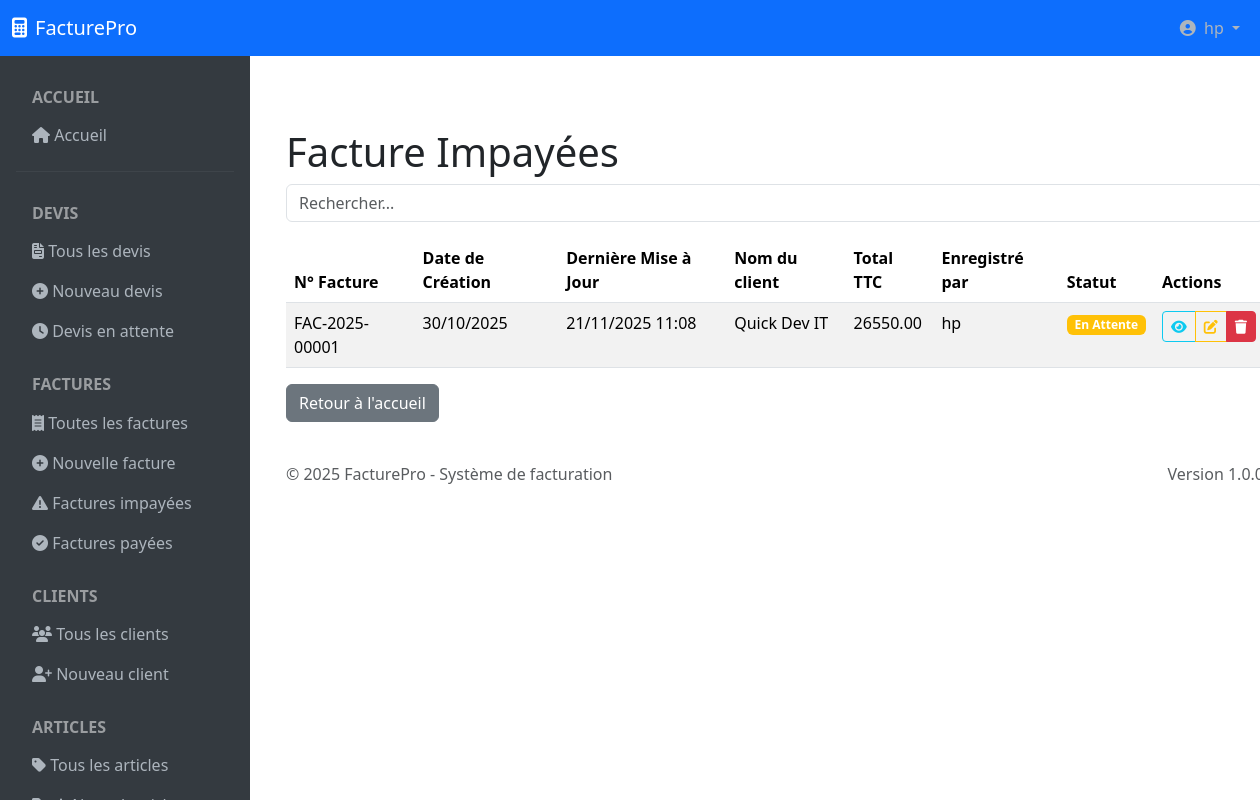
/facture/impayees/ (signed in), run on the app's committed database.
### register/models.py (models this page shows)
class User(AbstractUser):
    bio = models.TextField(blank=True, null=True)
    profile_photo = models.ImageField(verbose_name= 'Photo de profil' )

### facture/models.py (models this page shows, shortened)
class Facturation(models.Model):
    STATUT_PAYE = 1
    STATUT_EN_ATTENTE = 2
    STATUT_ANNULE = 3
    STATUT_CHOICES = (
        (STATUT_PAYE, 'Payé'),
        (STATUT_EN_ATTENTE, 'En Attente'),
        (STATUT_ANNULE, 'Annulée'),
    )
    client = models.ForeignKey(Client, on_delete=models.PROTECT)
    devis_origine = models.OneToOneField(
        Devis,
        on_delete=models.PROTECT,
        null=True,  # Changé pour permettre None temporairement
        blank=True,
        related_name='facture_generee'
    )
    save_by = models.ForeignKey(settings.AUTH_USER_MODEL, on_delete=models.PROTECT, related_name='factures')
    montant_accompte = models.DecimalField(
        max_digits=12,
        decimal_places=2,
        default=0.00,
        validators=[MinValueValidator(0)]
    )
    date_creation = models.DateTimeField(auto_now_add=True)
    statut = models.IntegerField(choices=STATUT_CHOICES, default=STATUT_EN_ATTENTE)
    numero = models.CharField(max_length=50, unique=True)
    last_update = models.DateTimeField(default=timezone.now)
    commentaire = models.TextField(null=True, blank=True, help_text="Entrer un commentaire sur la facture")
    net_a_payer = models.DecimalField(max_digits=12, decimal_places=2, default=0.00)
    taux_tva = models.DecimalField(
        max_digits=5,
        decimal_places=2,
        null=True,
        blank=True,
        default=Decimal('18.00')
    )
    total_tva = models.DecimalField(max_digits=12, decimal_places=2, default=0.00)
    total_net_ht = models.DecimalField(max_digits=12, decimal_places=2, default=0.00)
    total_ttc = models.DecimalField(max_digits=12, decimal_places=2, default=0.00)
    produits = models.ManyToManyField('Produit', through='ProduitFacturation', related_name='factures')
    services = models.ManyToManyField('Service', through='ServiceFacturation', related_name='factures')
    class Meta:
        indexes = [
            models.Index(fields=['numero']),
            models.Index(fields=['date_creation']),
            models.Index(fields=['statut']),
            models.Index(fields=['client', 'statut']),
            models.Index(fields=['-date_creation']),
        ]
        verbose_name = "Facture"
        verbose_name_plural = "Factures"

class Client(models.Model):
    TYPE_INDIVIDU = 'INDIVIDU'
    TYPE_ENTREPRISE = 'ENTREPRISE'
    TYPE_CHOICES = (
        (TYPE_INDIVIDU, 'Individu'),
        (TYPE_ENTREPRISE, 'Entreprise'),
    )
    SEXE_MASCULIN = 'Masculin'
    SEXE_FEMININ = 'Feminin'
    SEXE_CHOICES = (
        (SEXE_MASCULIN, 'Masculin'),
        (SEXE_FEMININ, 'Féminin'),
    )
    client_type = models.CharField(max_length=20, choices=TYPE_CHOICES, default=TYPE_INDIVIDU)
    nom = models.CharField(max_length=100)
    email = models.EmailField(max_length=150,unique=True)
    telephone = models.CharField(max_length=50, blank=True)
    adresse = models.TextField()
    ville = models.CharField(max_length=50, blank=True)
    sexe = models.CharField(max_length=15, choices=SEXE_CHOICES, blank=True)
    company_id_number = models.CharField(max_length=45, blank=True)
    company_iban = EncryptedCharField(max_length=34, blank=True)
    company_bic = EncryptedCharField(max_length=20, blank=True)
    date_creation = models.DateTimeField(auto_now_add=True)
    save_by = models.ForeignKey(settings.AUTH_USER_MODEL, on_delete=models.PROTECT, related_name='clients')
    class Meta:
        indexes = [
            models.Index(fields=['email']),
            models.Index(fields=['telephone']),
            models.Index(fields=['client_type']),
            models.Index(fields=['date_creation']),
        ]

### facture/views.py (the view)
# urls.py: path('facture/impayees/', views.facture_list_impayee, name= 'liste-impaye'),
@login_required
def facture_list_impayee(request):
    factures = Facturation.objects.filter(
        statut__in=[Facturation.STATUT_EN_ATTENTE,Facturation.STATUT_ANNULE]
    ).select_related('client','save_by').order_by('-date_creation')
    context = {
        'factures': factures,
        'titre':'Factures impayées',
        'statuts': Facturation.STATUT_CHOICES
    }
    return render(request,'facture/facture_impaye.html',context)

### facture/templates/facture/facture_impaye.html (shortened to what this page needs)
{% extends 'facture/base.html' %}
{% block content %}
<div class="container mt-5">
    <h1>Facture Impayées</h1>
    <div class="form-group mb-3">
        <input id="search" class="form-control" type="text" placeholder="Rechercher...">
    </div>
    <div class="table-responsive">
        <table class="table table-striped" id="devisTable">
            <thead>
                <tr>
                    <th scope="col">N° Facture</th>
                    <th scope="col">Date de Création</th>
                    <th scope="col">Dernière Mise à Jour</th>
                    <th scope="col">Nom du client</th>
                    <th scope="col">Total TTC</th>
                    <th scope="col">Enregistré par</th>
                    <th scope="col">Statut</th>
                    <th scope="col">Actions</th>
                </tr>
            </thead>
            <tbody>
                {% for facture in factures %}
                    <tr>
                        <td scope="row">{{ facture.numero }}</td>
                        <td>{{ facture.date_creation|date:"d/m/Y" }}</td>
                        <td>{{ facture.last_update|date:"d/m/Y H:i" }}</td>
                        <td>{{ facture.client.nom }}</td>
                        <td>{{ facture.total_ttc }}</td>
                        <td>{{ facture.save_by.username }}</td>
                        <td>
                                <span class="badge bg-warning">{{ facture.get_statut_display }}</span>
                        </td>
                        <td class="text-center">
                            <div class="btn-group" role="group">
                                <a href="{% url 'document-detail' document_type='facture' document_id=facture.id %}" class="btn btn-sm btn-outline-info" title="Voir détails">
                                    <i class="fas fa-eye"></i>
                                </a>
                                <a href="{% url 'modifier-facture' facture_id=facture.id %}" class="btn btn-sm btn-outline-warning" title="Modofier">
                                    <i class="fas fa-edit"></i>
                                </a>
                                 <button type="button" class="btn btn-danger btn-sm btn-devis-sup"
                                    data-bs-toggle="modal" data-bs-target="#supprimer"
                                    data-id="{{ facture.id }}"
                                    data-client="{{ facture.client.nom }}" title="Supprimer">
                                    <i class="fas fa-trash"></i>
                                </button>
                            </div>
                        </td>
                    </tr>
                {% endfor %}
            </tbody>
        </table>
    </div>
    <a href="{% url 'home' %}" class="btn btn-secondary">Retour à l'accueil</a>
</div>
{% endblock %}

### facture/templates/facture/base.html (shortened to what this page needs)
<!DOCTYPE html>
<html lang="fr">
<head>
    <link href="https://cdnjs.cloudflare.com/ajax/libs/bootstrap/5.3.2/css/bootstrap.min.css" rel="stylesheet">
    <link href="https://cdnjs.cloudflare.com/ajax/libs/font-awesome/6.4.0/css/all.min.css" rel="stylesheet">
</head>
<body>
    <nav class="navbar navbar-expand-lg navbar-dark bg-primary fixed-top" style="z-index: 1000;">
        <div class="container-fluid">
            <a class="navbar-brand" href="{% url 'home' %}">
                <i class="fas fa-calculator me-2"></i>FacturePro
            </a>
            <div class="navbar-nav ms-auto">
                <div class="nav-item dropdown">
                    <a class="nav-link dropdown-toggle" href="#" role="button" data-bs-toggle="dropdown">
                        <i class="fas fa-user-circle me-1"></i>
                        {{ user.get_full_name|default:user.username|default:"Utilisateur" }}
                    </a>
                </div>
            </div>
        </div>
    </nav>
    <div class="container-fluid" style="margin-top: 56px;">
        <div class="row">
            <nav class="col-lg-2 sidebar p-3" id="sidebar">
                <div class="nav flex-column">
                     <h6 class="text-uppercase text-white-50 fw-bold px-3 mt-3 mb-2">Accueil</h6>
                    <a class="nav-link" href="{% url 'home' %}"><i class="fas fa-home"></i> Accueil</a>
                     <hr class="my-3" style="border-color: rgba(255,255,255,0.2);">
                    <h6 class="text-uppercase text-white-50 fw-bold px-3 mt-3 mb-2">Devis</h6>
                    <a class="nav-link" href="{% url 'liste-devis' %}"><i class="fas fa-file-invoice"></i> Tous les devis</a>
                    <a class="nav-link" href="{% url 'create-devis' %}"><i class="fas fa-plus-circle"></i> Nouveau devis</a>
                    <a class="nav-link" href="{% url 'liste-attente' %}"><i class="fas fa-clock"></i> Devis en attente</a>
                    <h6 class="text-uppercase text-white-50 fw-bold px-3 mt-4 mb-2">Factures</h6>
                    <a class="nav-link" href="{% url 'liste-facture' %}"><i class="fas fa-receipt"></i> Toutes les factures</a>
                    <a class="nav-link" href="{% url 'create-facture' %}"><i class="fas fa-plus-circle"></i> Nouvelle facture</a>
                    <a class="nav-link" href="{% url 'liste-impaye' %}"><i class="fas fa-exclamation-triangle"></i> Factures impayées</a>
                    <a class="nav-link" href="{% url 'liste-paye' %}"><i class="fas fa-check-circle"></i> Factures payées</a>
                    <h6 class="text-uppercase text-white-50 fw-bold px-3 mt-4 mb-2">Clients</h6>
                    <a class="nav-link" href="{% url 'liste-clients' %}"><i class="fas fa-users"></i> Tous les clients</a>
                    <a class="nav-link" href="{% url 'create-client' %}"><i class="fas fa-user-plus"></i> Nouveau client</a>
                    <h6 class="text-uppercase text-white-50 fw-bold px-3 mt-4 mb-2">Articles</h6>
                    <a class="nav-link" href="{% url 'gerer-article' %}"><i class="fas fa-tag"></i> Tous les articles</a>
                    <a class="nav-link" href="{% url 'ajouter_element' %}"> Nouvel article</a>
                </div>
            </nav>
            <main class="col-lg-10 main-content p-0">
                <div class="p-4">
                    {% if user.is_authenticated %}
                    {% block content %}{% endblock %}
                    {% else %}
                        <p>Login <a href="{% url 'login' %}"></a></p>
                    {% endif %}
                </div>
                <footer class="footer mt-auto py-3 px-4">
                    <div class="container-fluid">
                        <div class="row">
                            <div class="col-md-6">
                                <span class="text-muted">© 2025 FacturePro - Système de facturation</span>
                            </div>
                            <div class="col-md-6 text-md-end">
                                <span class="text-muted">Version 1.0.0</span>
                            </div>
                        </div>
                    </div>
                </footer>
            </main>
        </div>
    </div>
</body>
</html>

### facture/templates/facture/base.html (style rules this page uses)
.sidebar { background-color: #343a40; color: white; height: calc(100vh - 56px); position: fixed; top: 56px; left: 0; width: 250px; transform: translateX(-100%); transition: transform 0.3s ease; z-index: 1000; overflow-y: auto; overflow-x: hidden; scrollbar-width: thin; scrollbar-color: #6c757d #343a40; ; }
.nav-link { color: #adb5bd; }
.main-content { margin-left: 0; transition: margin-left 0.3s ease; }
@media (min-width: 992px) { .sidebar { transform: translateX(0); } }
@media (min-width: 992px) { .main-content { margin-left: 250px; } }

### data on the page
User: get_full_name "hp"
Facturation: numero "FAC-2025-00001", date_creation "30/10/2025", last_update "21/11/2025 11:08", client.nom "Quick Dev IT", total_ttc "26550.00", save_by.username "hp", statut "En Attente"
